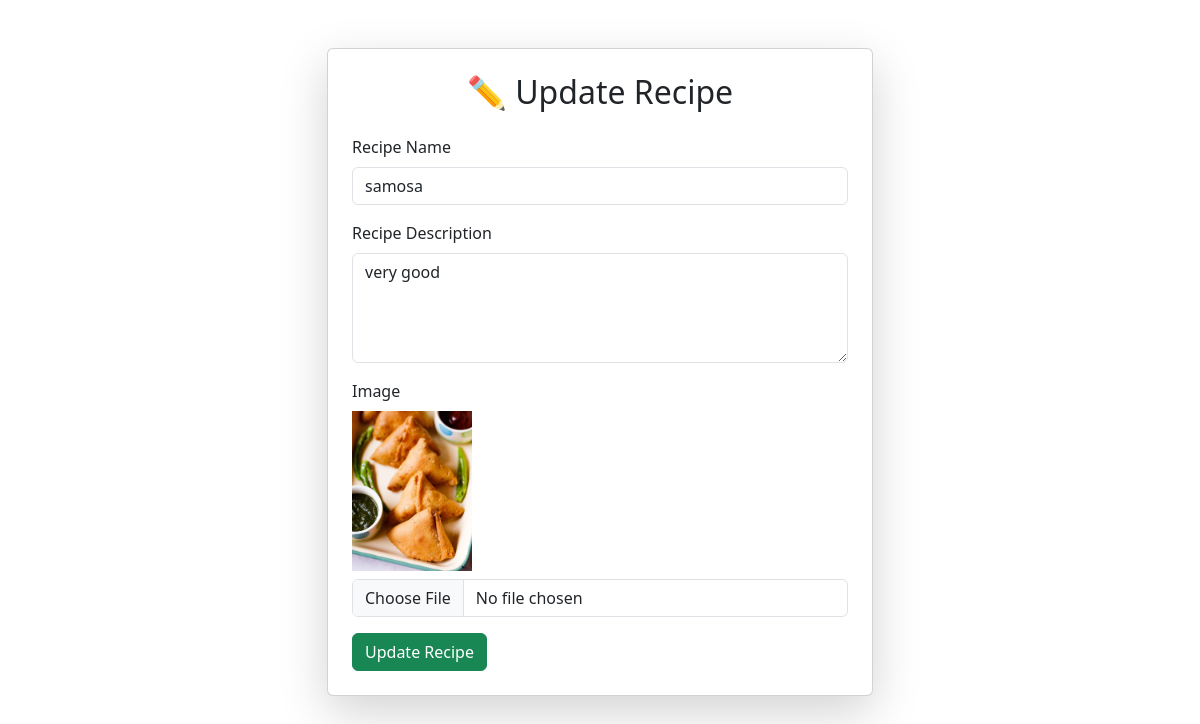
The app's page /update/11/ (signed in) with its own data.
### vege/models.py (models this page shows)
class Recipie(models.Model):
    user = models.ForeignKey(
        User,
        on_delete=models.CASCADE
    )
    name = models.CharField(max_length=500)
    description = models.CharField(max_length=100)
    image = models.ImageField(upload_to='')

### vege/views.py (the view, shortened to what this page needs)
@login_required(login_url='login')
def update_recipie(request,id):
    query_set = get_object_or_404(
    Recipie,
    id=id,
    user=request.user
    )
    context = {'recipe': query_set}
    return render(request,'update_recipie.html',context)

### vege/templates/update_recipie.html (shortened to what this page needs)
{% extends 'base.html' %}
{% block start %}
<div class="container mt-5">
    <div class="card shadow-lg p-4 col-md-6 mx-auto">
        <h2 class="text-center mb-4">✏️ Update Recipe</h2>
        <form method="POST" enctype="multipart/form-data">
            <div class="mb-3">
                <label class="form-label">Recipe Name</label>
                <input
                    type="text"
                    name="name"
                    value="{{ recipe.name }}"
                    class="form-control">
            </div>
            <div class="mb-3">
                <label class="form-label">Recipe Description</label>
                <textarea
                    name="recipe_description"
                    class="form-control"
                    rows="4">{{ recipe.description }}</textarea>
            </div>
            <div class="mb-3">
                <label class="form-label">Image</label>
                {% if recipe.image %}
                    <img src="{{ recipe.image.url }}" width="120" class="d-block mb-2">
                {% endif %}
                <input
                    type="file"
                    name="recipe_image"
                    class="form-control">
            </div>
            <button
                type="submit"
                class="btn btn-success">
                Update Recipe
            </button>
        </form>
    </div>
</div>
{% endblock %}

### records on screen
Recipie: name "samosa", recipe_description "very good", image (picture)
